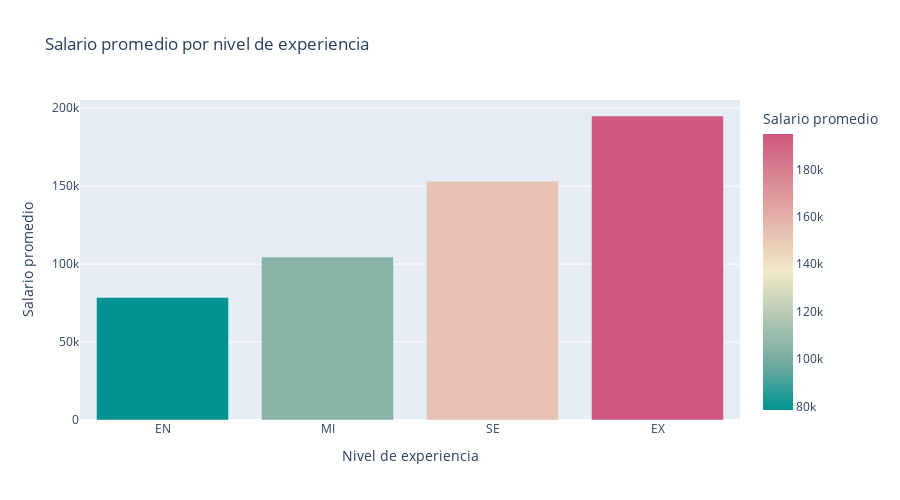

The code cell stored with this chart in its notebook:
### Code cell
salario_experiencia = df.groupby('experience_level')['salary_in_usd'].mean().sort_values().reset_index()
salario_experiencia
fig = px.bar(salario_experiencia, x='experience_level', 
               y='salary_in_usd', 
               height=500, 	
               color = 'salary_in_usd', 
               color_continuous_scale='tealrose',
               title = 'Salario promedio por nivel de experiencia',
               labels={'experience_level':'Nivel de experiencia','salary_in_usd':'Salario promedio'} )	
fig.show()

### Figure 1 — Plotly figure (JSON) as saved in the notebook; plotly's stock layout.template omitted (floating-point values rounded to 4 significant figures)
{"data": [{"alignmentgroup": "True", "hovertemplate": "Nivel de experiencia=%{x}<br>Salario promedio=%{marker.color}<extra></extra>", "legendgroup": "", "marker": {"color": [78550.0, 104500.0, 153100.0, 194900.0], "coloraxis": "coloraxis", "pattern": {"shape": ""}}, "name": "", "offsetgroup": "", "orientation": "v", "showlegend": false, "textposition": "auto", "type": "bar", "x": ["EN", "MI", "SE", "EX"], "xaxis": "x", "y": [78550.0, 104500.0, 153100.0, 194900.0], "yaxis": "y"}], "layout": {"barmode": "relative", "coloraxis": {"colorbar": {"title": {"text": "Salario promedio"}}, "colorscale": [[0, "rgb(0, 147, 146)"], [0.1667, "rgb(114, 170, 161)"], [0.3333, "rgb(177, 199, 179)"], [0.5, "rgb(241, 234, 200)"], [0.6667, "rgb(229, 185, 173)"], [0.8333, "rgb(217, 137, 148)"], [1, "rgb(208, 88, 126)"]]}, "height": 500, "legend": {"tracegroupgap": 0}, "title": {"text": "Salario promedio por nivel de experiencia"}, "xaxis": {"anchor": "y", "domain": [0, 1], "title": {"text": "Nivel de experiencia"}}, "yaxis": {"anchor": "x", "domain": [0, 1], "title": {"text": "Salario promedio"}}}}
